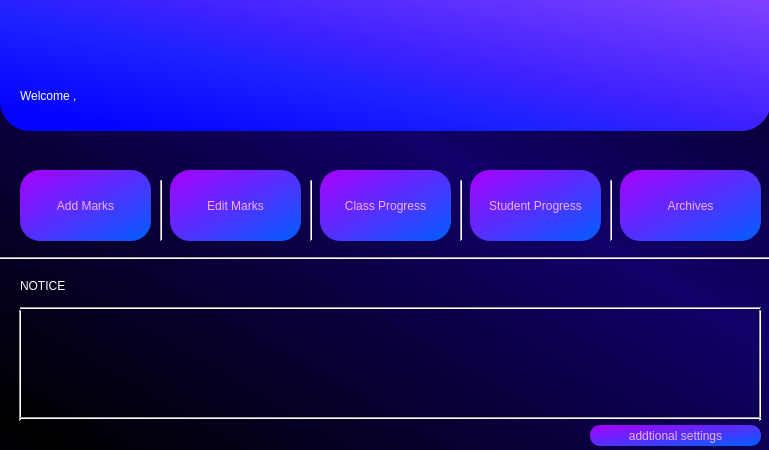
<?xml version="1.0" encoding="UTF-8"?>
<ui version="4.0">
 <class>Dialog</class>
 <widget class="QDialog" name="Dialog">
  <property name="geometry">
   <rect>
    <x>0</x>
    <y>0</y>
    <width>769</width>
    <height>450</height>
   </rect>
  </property>
  <property name="minimumSize">
   <size>
    <width>769</width>
    <height>450</height>
   </size>
  </property>
  <property name="maximumSize">
   <size>
    <width>769</width>
    <height>450</height>
   </size>
  </property>
  <property name="windowTitle">
   <string>Dialog</string>
  </property>
  <property name="styleSheet">
   <string notr="true">QDialog#Dialog{
background-color: qlineargradient(spread:reflect, x1:0.0454545, y1:0.966, x2:0.619, y2:0.386, stop:0 rgba(0, 0, 0, 255), stop:1 rgba(17, 0, 104, 255));
}</string>
  </property>
  <widget class="QLabel" name="label">
   <property name="geometry">
    <rect>
     <x>0</x>
     <y>-30</y>
     <width>771</width>
     <height>161</height>
    </rect>
   </property>
   <property name="styleSheet">
    <string notr="true">background-color: qlineargradient(spread:pad, x1:0.091, y1:0.931955, x2:1, y2:0, stop:0 rgba(3, 3, 255, 255), stop:0.289773 rgba(27, 33, 255, 255), stop:0.482955 rgba(65, 34, 255, 255), stop:0.869318 rgba(124, 64, 255, 255), stop:1 rgba(159, 25, 255, 255));
font: 240pt &quot;Terminal&quot;;
border-radius : 30px</string>
   </property>
   <property name="text">
    <string/>
   </property>
  </widget>
  <widget class="QLabel" name="teacherlogin_username">
   <property name="geometry">
    <rect>
     <x>310</x>
     <y>70</y>
     <width>481</width>
     <height>61</height>
    </rect>
   </property>
   <property name="styleSheet">
    <string notr="true">font: 75 35pt &quot;Arial&quot;;
color: rgb(255, 255, 255);</string>
   </property>
   <property name="text">
    <string>&lt;username&gt;</string>
   </property>
  </widget>
  <widget class="QPushButton" name="taecherlogin_addmarks">
   <property name="geometry">
    <rect>
     <x>20</x>
     <y>170</y>
     <width>131</width>
     <height>71</height>
    </rect>
   </property>
   <property name="styleSheet">
    <string notr="true"> QPushButton{


 color: rgb(246, 172, 255);
 font: 13pt &quot;Aria bold&quot;; 
 background-color: qlineargradient(spread:pad, x1:0.994, y1:1, x2:0, y2:0,     stop:0.0227273 rgba(5, 92, 255, 255), stop:1 rgba(170, 0, 255, 255));
 border-color: rgb(170, 0, 255);
 border-radius : 20px;



}

QPushButton:hover{
 background-color: rgb(170, 85, 255);


}</string>
   </property>
   <property name="text">
    <string>Add Marks</string>
   </property>
  </widget>
  <widget class="QPushButton" name="taecherlogin_classprogress">
   <property name="geometry">
    <rect>
     <x>320</x>
     <y>170</y>
     <width>131</width>
     <height>71</height>
    </rect>
   </property>
   <property name="styleSheet">
    <string notr="true"> QPushButton{


 color: rgb(246, 172, 255);
 font: 13pt &quot;Aria bold&quot;; 
 background-color: qlineargradient(spread:pad, x1:0.994, y1:1, x2:0, y2:0,     stop:0.0227273 rgba(5, 92, 255, 255), stop:1 rgba(170, 0, 255, 255));
 border-color: rgb(170, 0, 255);
 border-radius : 20px;



}

QPushButton:hover{
 background-color: rgb(170, 85, 255);


}</string>
   </property>
   <property name="text">
    <string>Class Progress</string>
   </property>
  </widget>
  <widget class="QPushButton" name="taecherlogin_editmarks">
   <property name="geometry">
    <rect>
     <x>170</x>
     <y>170</y>
     <width>131</width>
     <height>71</height>
    </rect>
   </property>
   <property name="styleSheet">
    <string notr="true"> QPushButton{


 color: rgb(246, 172, 255);
 font: 13pt &quot;Aria bold&quot;; 
 background-color: qlineargradient(spread:pad, x1:0.994, y1:1, x2:0, y2:0,     stop:0.0227273 rgba(5, 92, 255, 255), stop:1 rgba(170, 0, 255, 255));
 border-color: rgb(170, 0, 255);
 border-radius : 20px;



}

QPushButton:hover{
 background-color: rgb(170, 85, 255);


}</string>
   </property>
   <property name="text">
    <string>Edit Marks</string>
   </property>
  </widget>
  <widget class="QLabel" name="label_4">
   <property name="geometry">
    <rect>
     <x>20</x>
     <y>50</y>
     <width>311</width>
     <height>91</height>
    </rect>
   </property>
   <property name="styleSheet">
    <string notr="true">font: 75 45pt &quot;Arial&quot;;
color: rgb(255, 255, 255);</string>
   </property>
   <property name="text">
    <string>Welcome ,</string>
   </property>
  </widget>
  <widget class="Line" name="line">
   <property name="geometry">
    <rect>
     <x>0</x>
     <y>250</y>
     <width>771</width>
     <height>16</height>
    </rect>
   </property>
   <property name="orientation">
    <enum>Qt::Horizontal</enum>
   </property>
  </widget>
  <widget class="QPushButton" name="taecherlogin_studentprogress">
   <property name="geometry">
    <rect>
     <x>470</x>
     <y>170</y>
     <width>131</width>
     <height>71</height>
    </rect>
   </property>
   <property name="styleSheet">
    <string notr="true"> QPushButton{


 color: rgb(246, 172, 255);
 font: 13pt &quot;Aria bold&quot;; 
 background-color: qlineargradient(spread:pad, x1:0.994, y1:1, x2:0, y2:0,     stop:0.0227273 rgba(5, 92, 255, 255), stop:1 rgba(170, 0, 255, 255));
 border-color: rgb(170, 0, 255);
 border-radius : 20px;



}

QPushButton:hover{
 background-color: rgb(170, 85, 255);


}</string>
   </property>
   <property name="text">
    <string>Student Progress</string>
   </property>
  </widget>
  <widget class="QPushButton" name="taecherlogin_archives">
   <property name="geometry">
    <rect>
     <x>620</x>
     <y>170</y>
     <width>141</width>
     <height>71</height>
    </rect>
   </property>
   <property name="styleSheet">
    <string notr="true"> QPushButton{


 color: rgb(246, 172, 255);
 font: 13pt &quot;Aria bold&quot;; 
 background-color: qlineargradient(spread:pad, x1:0.994, y1:1, x2:0, y2:0,     stop:0.0227273 rgba(5, 92, 255, 255), stop:1 rgba(170, 0, 255, 255));
 border-color: rgb(170, 0, 255);
 border-radius : 20px;



}

QPushButton:hover{
 background-color: rgb(170, 85, 255);


}</string>
   </property>
   <property name="text">
    <string>Archives</string>
   </property>
  </widget>
  <widget class="Line" name="line_3">
   <property name="geometry">
    <rect>
     <x>310</x>
     <y>180</y>
     <width>3</width>
     <height>61</height>
    </rect>
   </property>
   <property name="orientation">
    <enum>Qt::Vertical</enum>
   </property>
  </widget>
  <widget class="Line" name="line_4">
   <property name="geometry">
    <rect>
     <x>460</x>
     <y>180</y>
     <width>3</width>
     <height>61</height>
    </rect>
   </property>
   <property name="orientation">
    <enum>Qt::Vertical</enum>
   </property>
  </widget>
  <widget class="Line" name="line_5">
   <property name="geometry">
    <rect>
     <x>610</x>
     <y>180</y>
     <width>3</width>
     <height>61</height>
    </rect>
   </property>
   <property name="orientation">
    <enum>Qt::Vertical</enum>
   </property>
  </widget>
  <widget class="Line" name="line_2">
   <property name="geometry">
    <rect>
     <x>160</x>
     <y>180</y>
     <width>3</width>
     <height>61</height>
    </rect>
   </property>
   <property name="orientation">
    <enum>Qt::Vertical</enum>
   </property>
  </widget>
  <widget class="QLabel" name="label_2">
   <property name="geometry">
    <rect>
     <x>20</x>
     <y>270</y>
     <width>121</width>
     <height>31</height>
    </rect>
   </property>
   <property name="styleSheet">
    <string notr="true">font: 75 22pt &quot;Arial&quot;;
color: rgb(255, 255, 255);</string>
   </property>
   <property name="text">
    <string>NOTICE</string>
   </property>
  </widget>
  <widget class="QLabel" name="teacherlogin_notice">
   <property name="geometry">
    <rect>
     <x>30</x>
     <y>310</y>
     <width>711</width>
     <height>111</height>
    </rect>
   </property>
   <property name="styleSheet">
    <string notr="true">font: 75 14pt &quot;Arial&quot;;
color: rgb(255, 255, 255);</string>
   </property>
   <property name="text">
    <string/>
   </property>
   <property name="alignment">
    <set>Qt::AlignHCenter|Qt::AlignTop</set>
   </property>
  </widget>
  <widget class="Line" name="line_6">
   <property name="geometry">
    <rect>
     <x>10</x>
     <y>310</y>
     <width>20</width>
     <height>111</height>
    </rect>
   </property>
   <property name="orientation">
    <enum>Qt::Vertical</enum>
   </property>
  </widget>
  <widget class="Line" name="line_7">
   <property name="geometry">
    <rect>
     <x>750</x>
     <y>310</y>
     <width>20</width>
     <height>111</height>
    </rect>
   </property>
   <property name="orientation">
    <enum>Qt::Vertical</enum>
   </property>
  </widget>
  <widget class="Line" name="line_8">
   <property name="geometry">
    <rect>
     <x>20</x>
     <y>300</y>
     <width>741</width>
     <height>16</height>
    </rect>
   </property>
   <property name="orientation">
    <enum>Qt::Horizontal</enum>
   </property>
  </widget>
  <widget class="Line" name="line_9">
   <property name="geometry">
    <rect>
     <x>20</x>
     <y>410</y>
     <width>741</width>
     <height>16</height>
    </rect>
   </property>
   <property name="orientation">
    <enum>Qt::Horizontal</enum>
   </property>
  </widget>
  <widget class="QPushButton" name="addsett">
   <property name="geometry">
    <rect>
     <x>590</x>
     <y>425</y>
     <width>171</width>
     <height>21</height>
    </rect>
   </property>
   <property name="styleSheet">
    <string notr="true"> QPushButton{


 color: rgb(246, 172, 255);
 font: 12pt &quot;Aria bold&quot;; 
 background-color: qlineargradient(spread:pad, x1:0.994, y1:1, x2:0, y2:0,     stop:0.0227273 rgba(5, 92, 255, 255), stop:1 rgba(170, 0, 255, 255));
 border-color: rgb(170, 0, 255);
 border-radius : 10px;



}

QPushButton:hover{
 background-color: rgb(170, 85, 255);


}</string>
   </property>
   <property name="text">
    <string>addtional settings</string>
   </property>
  </widget>
 </widget>
 <resources/>
 <connections/>
</ui>
